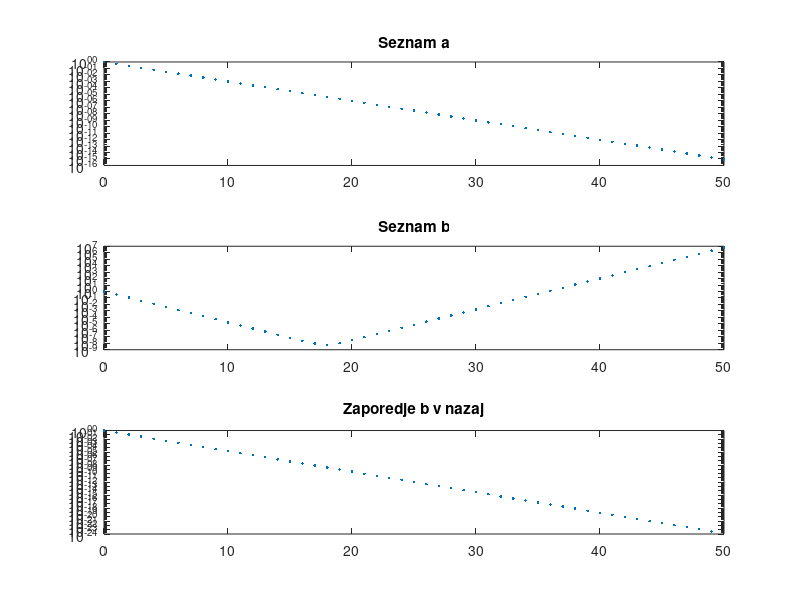

The MATLAB script that drew this image:
function naloga2
a = [1 1/2];
b = [1 1/3];
for i = 3:51
    a(i) = 5/2*a(i-1) - a(i-2);
    b(i) = 10/3*b(i-1) - b(i-2);
end

subplot(3,1,1);
semilogy(0:50,a,'.');
title('Seznam a');

subplot(3,1,2);
semilogy(0:50,b,'.');
title('Seznam b');

b = [zeros(1,49) 1 0];
for i = 49 : -1 : 1
    b(i) = 10 / 3 * b(i+1) - b(i+2);
end
b = b / b(1);
subplot(3,1,3);
semilogy(0:50, b, '.');
title('Zaporedje b v nazaj');